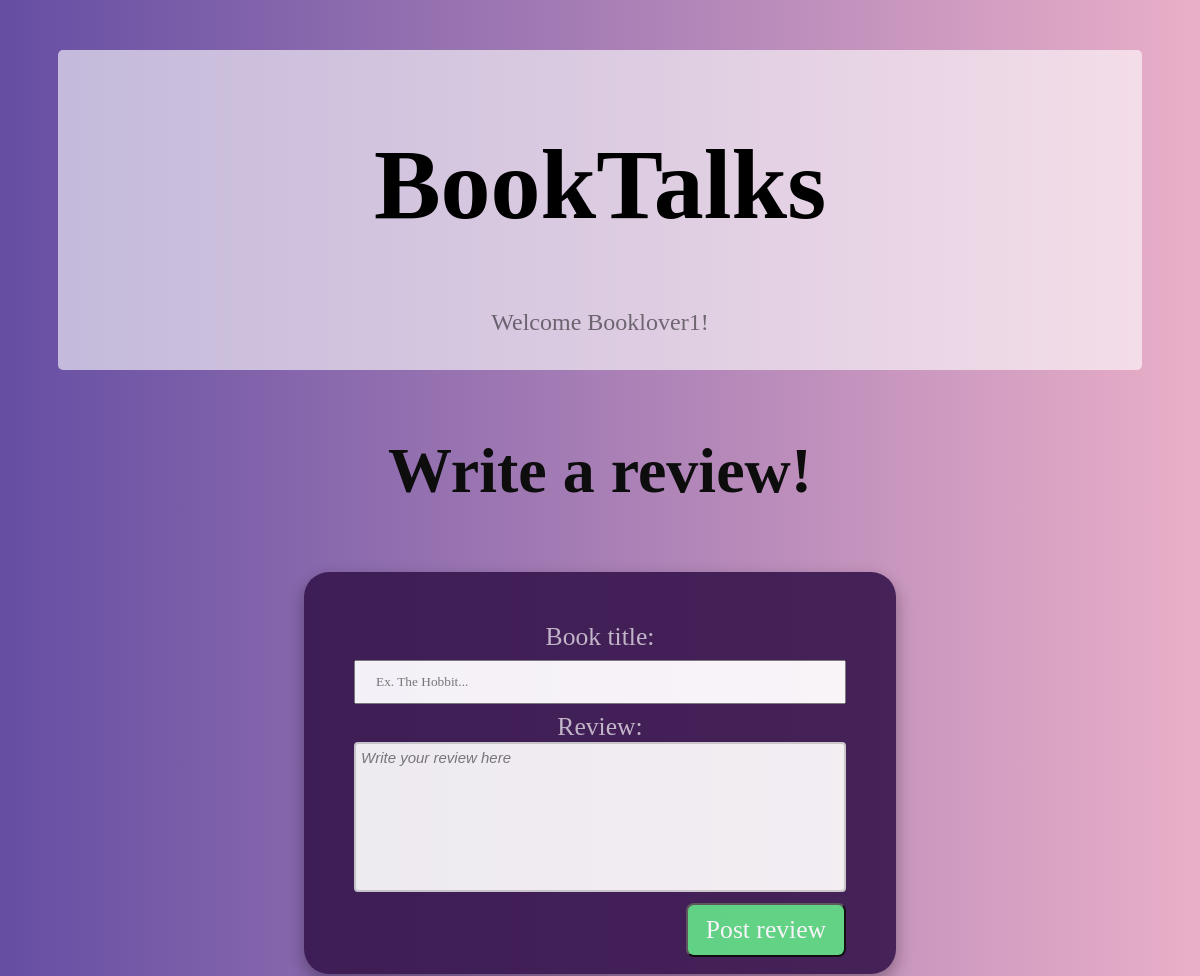
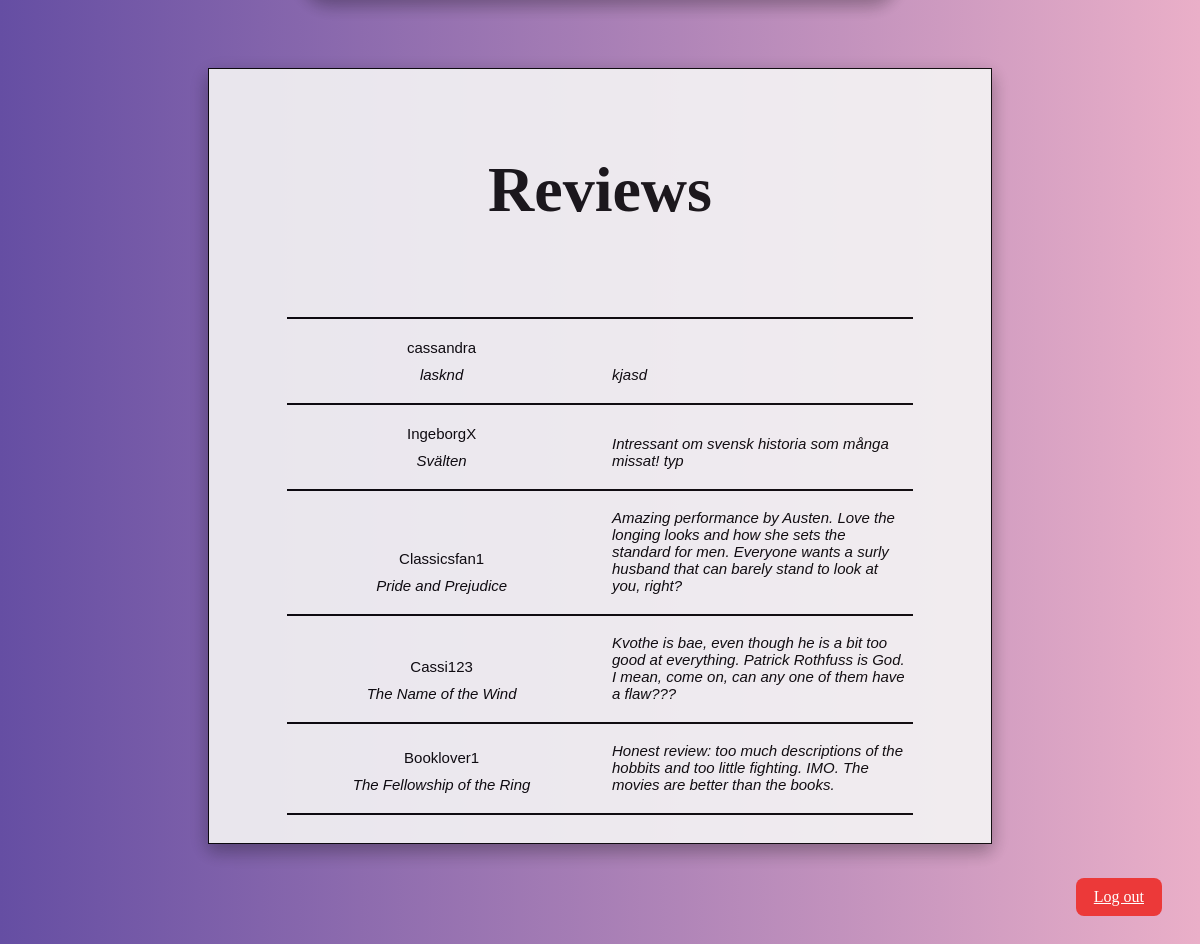
/homePage.php (signed in), run on the app's committed database (2 pictures, top to bottom).
### tables this page shows
CREATE TABLE "Review" (
	"reviewID"	INTEGER NOT NULL UNIQUE,
	"userID"	INTEGER NOT NULL,
	"reviewContent"	TEXT NOT NULL,
	"bookTitle"	TEXT NOT NULL,
	FOREIGN KEY("userID") REFERENCES "User"("userID"),
	PRIMARY KEY("reviewID" AUTOINCREMENT)
);

CREATE TABLE "User" (
	"userID"	INTEGER NOT NULL UNIQUE,
	"username"	TEXT NOT NULL UNIQUE,
	"user_email"	TEXT NOT NULL UNIQUE,
	"userpassword"	INTEGER NOT NULL,
	PRIMARY KEY("userID" AUTOINCREMENT)
);

### homePage.php (the view, shortened to what this page needs)
<!DOCTYPE html>
<html>
<head>
    <link rel="stylesheet" href="styles.css">
</head>
</html>
<body class="homePage">
    <div class="header">
        <h1>BookTalks</h1>
        <p> <?php echo ("Welcome ". $_SESSION['activeuser'] ."!")?></p>
    </div>
    <div class="row">
        <h3>Write a review!</h3>
        <?php
            echo '<form name="reviewForm" id="reviewForm" action="toDatabase.php" method="POST" onsubmit="return validateForm()">';
            echo '<label for="bookTitle">Book title:</label>';
            echo '<input type="text" name="bookTitle" id="bookTitle" placeholder="Ex. The Hobbit...">';
            echo '<label for="reviewContent">Review:</label>';
            echo '<textarea id="reviewContent" name="reviewContent" placeholder="Write your review here"></textarea>';
            echo '<input type="submit" class="submitbtn" value="Post review">';
        ?>
    </div>
    <div class="row1">
        <h3>Reviews</h3>
        <br>
        <hr>
        <?php
            function getPost(){
                $db = new SQLite3('BookTalks.db');
                $resultat = $db->query("SELECT r.userID, r.reviewContent, r.bookTitle, u.username FROM Review r
                INNER JOIN User u ON u.userID = r.userID ORDER BY reviewId DESC");
                while($row = $resultat->fetchArray())
                {
                    ?>
                    <div class="columnlft">
                        <div id="username"><?php
                            echo $row['username'];?>
                        </div>
                        <div id="bookTitledisplay"><?php
                            echo $row['bookTitle'];?>
                        </div>
                     </div>
                    <div class="columnrt">
                        <div id="reviewContent"><?php
                            echo $row['reviewContent'];?>
                        </div>
                    </div> <hr> <?php
                }
            }
            getPost();
        ?>
    </div>
    <div class="footer">
        <a class="logoutbtn" href="loggingOut.php">Log out</a>
    </div>
</body>
</html>

### styles.css (style rules this page uses)
* { box-sizing: border-box; }
body { background-color: #654ea3; background-image: linear-gradient(to right, #654ea3 , #eaafc8); align-items: center; display: block; text-align: center; }
h1 { color: rgb(0, 0, 0); font-size: 100px; font-family: 'Felix Titling'; }
h3 { color: rgb(13, 13, 13); font-size: 400%; text-align: center; font-family: 'Brush Script MT'; }
p { color: rgb(0, 0, 0); font-size: 150%; opacity: 50%; font-family: Georgia, 'Times New Roman', Times, serif; }
form { color: rgba(255, 255, 255, 0.708); font-size: 160%; border-radius: 25px; background-color: rgb(55, 22, 77); padding: 50px; margin: auto; box-shadow: 0 8px 16px 0 rgba(0,0,0,0.2), 0 6px 20px 0 rgba(0,0,0,0.19); width: 50%; opacity:0.9; font-family: Georgia, 'Times New Roman', Times, serif; }
input[type=text], input[type=password] { width: 100%; padding: 12px 20px; margin: 8px 0; box-sizing: border-box; font-family: Georgia, 'Times New Roman', Times, serif; }
textarea { width: 100%; height: 150px; padding: 12px 20px; box-sizing: border-box; border: 2px solid #ccc; border-radius: 4px; background-color: #f8f8f8; resize: none; font-family: Georgia, 'Times New Roman', Times, serif; }
#username { font-size: 15px; padding: 5px; text-align: center; font-family: 'Lucida Sans', 'Lucida Sans Regular', 'Lucida Grande', 'Lucida Sans Unicode', Geneva, Verdana, sans-serif; }
#bookTitledisplay { font-size: 15px; text-align: center; padding: 5px; font-family: 'Lucida Sans', 'Lucida Sans Regular', 'Lucida Grande', 'Lucida Sans Unicode', Geneva, Verdana, sans-serif; font-style: italic; }
#reviewContent { font-size: 15px; text-align: left; padding: 5px; font-family: 'Lucida Sans', 'Lucida Sans Regular', 'Lucida Grande', 'Lucida Sans Unicode', Geneva, Verdana, sans-serif; font-style: italic; word-wrap: break-word; }
.columnlft { width: 40%; padding: 7px; display: inline-block; }
.columnrt { padding: 5px; display: inline-block; width: 40%; }
.row { margin-bottom: 70px; }
.row1 { background-color: whitesmoke; margin-left: 200px; margin-right:200px; box-shadow: 0 8px 16px 0 rgba(0,0,0,0.2), 0 6px 20px 0 rgba(0,0,0,0.19); opacity:0.9; padding-bottom: 20px; padding-top: 20px; border: 1px solid black; }
hr { border: 1px solid rgb(0, 0, 0); width: 80%; }
.footer { padding: 10px; margin: 20px; width: 20%; float: right; }
.header { padding: 10px; background-color: rgb(255, 255, 255, 0.6); text-align: center; border-radius: 5px; margin: 50px; }
.submitbtn { width: auto; padding: 10px 18px; background-color: #59da80; color: white; font-size: 100%; float: right; border-radius: 8px; font-family: Georgia, 'Times New Roman', Times, serif; margin-top: 4px; }
#reviewForm { color: rgba(255, 255, 255, 0.708); font-size: 160%; border-radius: 25px; background-color: rgb(55, 22, 77); padding: 50px; margin: auto; box-shadow: 0 8px 16px 0 rgba(0,0,0,0.2), 0 6px 20px 0 rgba(0,0,0,0.19); width: 50%; opacity:0.9; font-family: Georgia, 'Times New Roman', Times, serif; padding-bottom: 75px; }
.logoutbtn { width: auto; padding: 10px 18px; background-color: #ec3939; color: white; font-size: 100%; float: right; border-radius: 8px; font-family: Georgia, 'Times New Roman', Times, serif; margin-top: 4px; }

### data on the page
review: userID.username "cassandra", bookTitle "lasknd", reviewContent "kjasd"
review: userID.username "IngeborgX", bookTitle "Svälten", reviewContent "Intressant om svensk historia som många missat! typ"
review: userID.username "Classicsfan1", bookTitle "Pride and Prejudice", reviewContent "Amazing performance by Austen. Love the longing looks and how she sets the standard for men. Everyone wants a surly husband that can barely stand to look at you, right?"
review: userID.username "Cassi123", bookTitle "The Name of the Wind", reviewContent "Kvothe is bae, even though he is a bit too good at everything. Patrick Rothfuss is God. I mean, come on, can any one of them have a flaw???"
review: userID.username "Booklover1", bookTitle "The Fellowship of the Ring", reviewContent "Honest review: too much descriptions of the hobbits and too little fighting. IMO. The movies are better than the books."

### other printed values
$_SESSION['activeuser'] "Booklover1"
